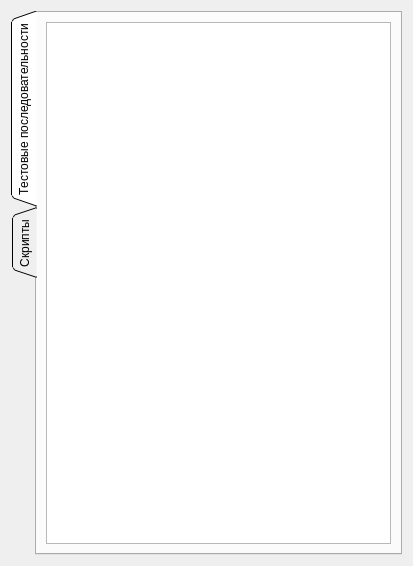
<?xml version="1.0" encoding="UTF-8"?>
<ui version="4.0">
 <class>TestsequenceTestsViewer</class>
 <widget class="QWidget" name="TestsequenceTestsViewer">
  <property name="geometry">
   <rect>
    <x>0</x>
    <y>0</y>
    <width>413</width>
    <height>566</height>
   </rect>
  </property>
  <property name="windowTitle">
   <string>Form</string>
  </property>
  <layout class="QHBoxLayout" name="horizontalLayout">
   <item>
    <widget class="QTabWidget" name="tabWidget">
     <property name="tabPosition">
      <enum>QTabWidget::West</enum>
     </property>
     <property name="tabShape">
      <enum>QTabWidget::Triangular</enum>
     </property>
     <property name="currentIndex">
      <number>0</number>
     </property>
     <property name="elideMode">
      <enum>Qt::ElideNone</enum>
     </property>
     <property name="usesScrollButtons">
      <bool>true</bool>
     </property>
     <property name="documentMode">
      <bool>false</bool>
     </property>
     <widget class="QWidget" name="tab">
      <attribute name="title">
       <string>Тестовые последовательности</string>
      </attribute>
      <layout class="QVBoxLayout" name="verticalLayout">
       <item>
        <widget class="QListWidget" name="testsList"/>
       </item>
      </layout>
     </widget>
     <widget class="QWidget" name="tab_2">
      <attribute name="title">
       <string>Скрипты</string>
      </attribute>
      <layout class="QHBoxLayout" name="horizontalLayout_2">
       <item>
        <widget class="QTreeView" name="scriptsTree"/>
       </item>
      </layout>
     </widget>
    </widget>
   </item>
  </layout>
 </widget>
 <resources/>
 <connections/>
</ui>
